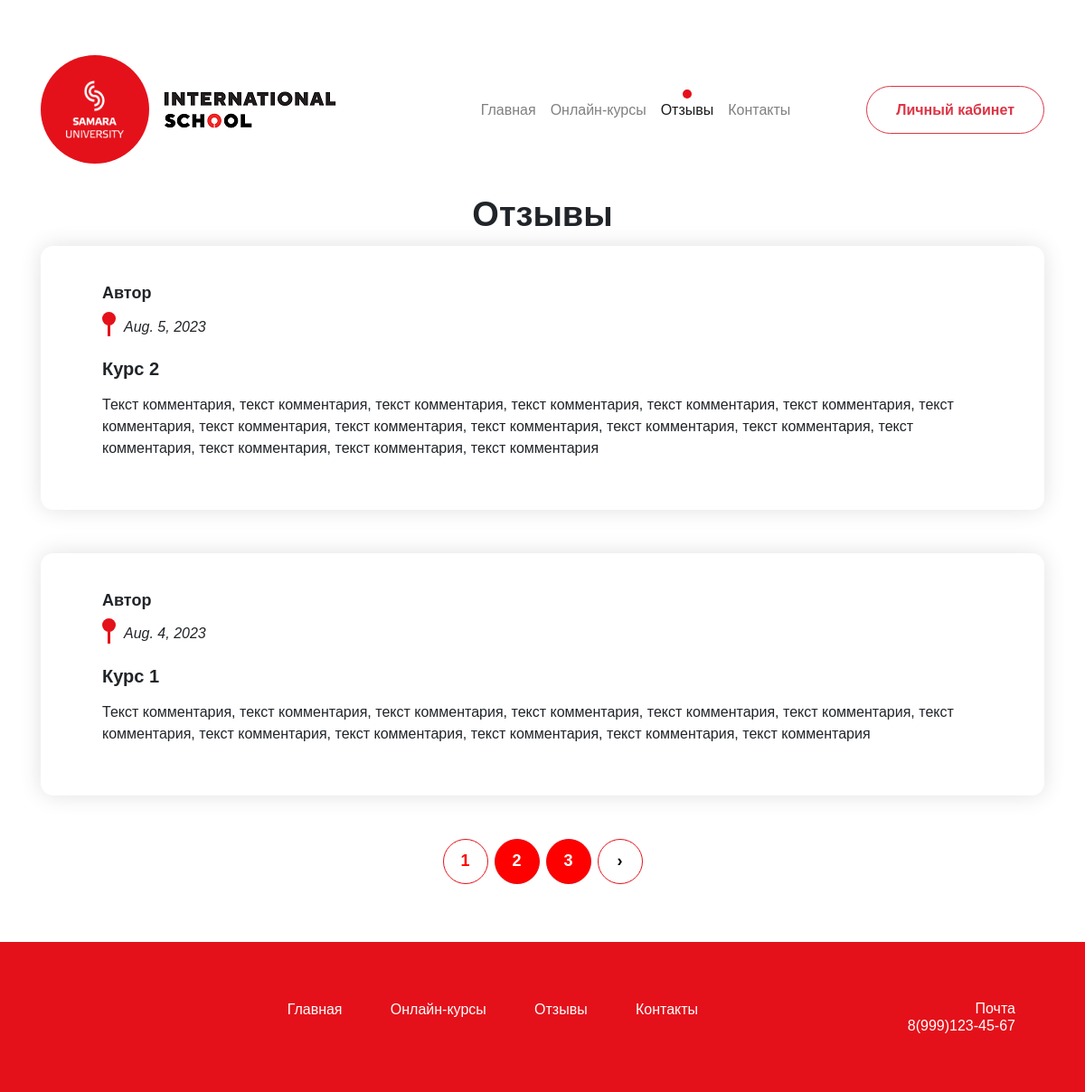
The app's page /reviews/ with its own data.
### mainpage/models.py (models this page shows, shortened)
class Comment(models.Model):
	id = models.UUIDField(primary_key=True, editable=False, default=uuid.uuid4)
	date = models.DateField()
	text = models.TextField()
	show = models.BooleanField(default=False)
	course = models.ForeignKey(Course, on_delete=models.CASCADE, null=True)
	author = models.CharField(max_length=127, default='')

class Course(models.Model):
	id = models.UUIDField(primary_key=True, editable=False, default=uuid.uuid4)
	name = models.CharField(max_length=255)
	logo_path = models.ImageField(upload_to='logos/')
	duration = models.CharField(max_length=20)
	hours = models.PositiveIntegerField()
	price = models.IntegerField(null=True)
	description = models.TextField()
	description_file = models.FileField(upload_to='descriptions/', null=True)
	start = models.DateField()
	diagram_path = models.ImageField(upload_to='diagrams/', null=True)
	diploma_path = models.ImageField(upload_to='diplomas/')
	skills = models.TextField()
	direction = models.ForeignKey(Direction, on_delete=models.SET_NULL, null=True)
	modules = models.ManyToManyField(Module)
	def __str__(self):
		return f'{self.name}'

### mainpage/views.py (the view)
# urls.py: path(r'reviews/', views.all_comments, name='reviews'),
def all_comments(request):
    page = request.GET.get('page', 1)
    comments = Comment.objects.all()
    paginator = Paginator(comments, 2)
    result = paginator.get_page(page)
    max_page = paginator.num_pages
    return render(request, 'reviews.html',
                  {
                      'comments': result,
                      'page': int(page),
                      'max_page': int(max_page),
                      'paginator': paginator,
                      'page_range': range(1, max_page+1),
                      'status': 'reviews',
                  })

### mainpage/templates/reviews.html (shortened to what this page needs)
{% extends 'main_template.html' %}
{% block content %}
    <div class="container reviews">
        <h3 class="h2-text text-center mb-3">Отзывы</h3>
        {% for comment in comments %}
        <div class="reviews__content">
            <div class="reviews__card">
                <div class="reviews__person mb-4">
                    <div class="d-flex flex-column">
                        <div class="reviews__person-name">
                            {{ comment.author }}
                        </div>
                        <div class="reviews__person-country">
                            {{ comment.date }}
                        </div>
                    </div>
                </div>
                <div class="h5 font-weight-bold mb-3">
                    {{ comment.course }}
                </div>
                <div class="mb-3">
                    {{ comment.text }}
                </div>
            </div>
        </div>
        {% endfor %}
        <div>
            <nav>
                <ul class="pagination">
                    {% for p in page_range %}
                        {% if p == page %}
                            <li class="page-item active" aria-current="page">
                                <span class="page-link">{{ p }}</span>
                            </li>
                        {% elif p >= page|add:-2 and p <= page|add:2  %}
                            <li class="page-item">
                                <a class="page-link" href="?page={{ p }}" style="background-color: #ff0000; color: white">{{ p }}</a>
                            </li>
                        {% endif %}
                    {% endfor %}
                    {% if page < max_page %}
                    <li class="page-item">
                        <a class="page-link" href="?page={{ page|add:1 }}" rel="next" aria-label="Next &raquo;">&rsaquo;</a>
                    </li>
                    {% endif %}
                </ul>
            </nav>
        </div>
    </div>
{% endblock %}

### records on screen
Comment: author "Автор", date "Aug. 5, 2023", course "Курс 2", text "Текст комментария, текст комментария, текст комментария, текст комментария, текст комментария, текст комментария, текст комментария, текст комментария, текст комментария, текст комментария, текст комментария, текст комментария, текст комментария, текст комментария, текст комментария, текст комментария"
Comment: author "Автор", date "Aug. 4, 2023", course "Курс 1", text "Текст комментария, текст комментария, текст комментария, текст комментария, текст комментария, текст комментария, текст комментария, текст комментария, текст комментария, текст комментария, текст комментария, текст комментария"

### other values on screen
{{ p }} "1"
{{ p }} "2" "3"
